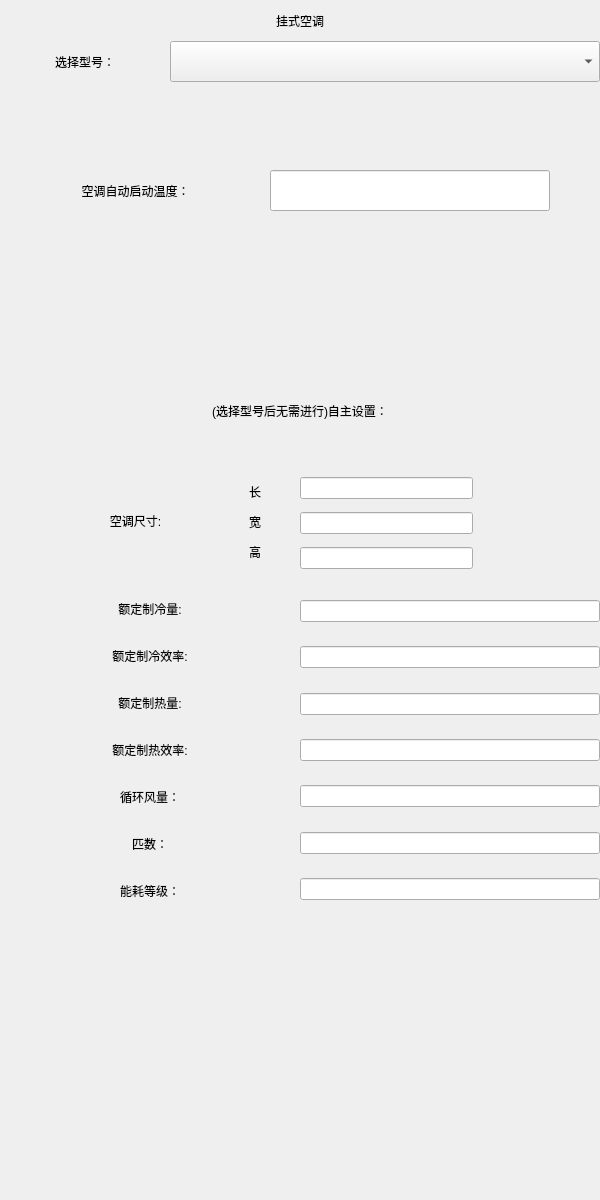
<?xml version="1.0" encoding="UTF-8"?>
<ui version="4.0">
 <class>designair</class>
 <widget class="QWidget" name="designair">
  <property name="geometry">
   <rect>
    <x>0</x>
    <y>0</y>
    <width>600</width>
    <height>1200</height>
   </rect>
  </property>
  <property name="windowTitle">
   <string>Form</string>
  </property>
  <widget class="QWidget" name="widget" native="true">
   <property name="enabled">
    <bool>true</bool>
   </property>
   <property name="geometry">
    <rect>
     <x>0</x>
     <y>0</y>
     <width>600</width>
     <height>1200</height>
    </rect>
   </property>
   <widget class="QWidget" name="sizedesign" native="true">
    <property name="geometry">
     <rect>
      <x>300</x>
      <y>470</y>
      <width>173</width>
      <height>106</height>
     </rect>
    </property>
    <layout class="QVBoxLayout" name="verticalLayout">
     <item>
      <widget class="UnitQLineEdit" name="lineEdit">
       <property name="styleSheet">
        <string notr="true"/>
       </property>
       <property name="text">
        <string notr="true"/>
       </property>
       <property name="alignment">
        <set>Qt::AlignLeading|Qt::AlignLeft|Qt::AlignVCenter</set>
       </property>
       <property name="readOnly">
        <bool>false</bool>
       </property>
      </widget>
     </item>
     <item>
      <widget class="UnitQLineEdit" name="lineEdit_2">
       <property name="styleSheet">
        <string notr="true"/>
       </property>
       <property name="text">
        <string notr="true"/>
       </property>
       <property name="alignment">
        <set>Qt::AlignLeading|Qt::AlignLeft|Qt::AlignVCenter</set>
       </property>
       <property name="readOnly">
        <bool>false</bool>
       </property>
      </widget>
     </item>
     <item>
      <widget class="UnitQLineEdit" name="lineEdit_3">
       <property name="styleSheet">
        <string notr="true"/>
       </property>
       <property name="text">
        <string notr="true"/>
       </property>
       <property name="alignment">
        <set>Qt::AlignLeading|Qt::AlignLeft|Qt::AlignVCenter</set>
       </property>
       <property name="readOnly">
        <bool>false</bool>
       </property>
      </widget>
     </item>
    </layout>
   </widget>
   <widget class="QLabel" name="label_2">
    <property name="geometry">
     <rect>
      <x>240</x>
      <y>480</y>
      <width>30</width>
      <height>24</height>
     </rect>
    </property>
    <property name="styleSheet">
     <string notr="true">font: 18pt &quot;楷体&quot;;</string>
    </property>
    <property name="text">
     <string>长</string>
    </property>
    <property name="alignment">
     <set>Qt::AlignCenter</set>
    </property>
   </widget>
   <widget class="QLabel" name="label_6">
    <property name="geometry">
     <rect>
      <x>240</x>
      <y>510</y>
      <width>30</width>
      <height>24</height>
     </rect>
    </property>
    <property name="styleSheet">
     <string notr="true">font: 18pt &quot;楷体&quot;;</string>
    </property>
    <property name="text">
     <string>宽</string>
    </property>
    <property name="alignment">
     <set>Qt::AlignCenter</set>
    </property>
   </widget>
   <widget class="QLabel" name="label">
    <property name="geometry">
     <rect>
      <x>70</x>
      <y>500</y>
      <width>131</width>
      <height>41</height>
     </rect>
    </property>
    <property name="styleSheet">
     <string notr="true">font: 18pt &quot;楷体&quot;;</string>
    </property>
    <property name="text">
     <string>空调尺寸:</string>
    </property>
    <property name="alignment">
     <set>Qt::AlignCenter</set>
    </property>
   </widget>
   <widget class="QLabel" name="label_10">
    <property name="geometry">
     <rect>
      <x>0</x>
      <y>41</y>
      <width>170</width>
      <height>41</height>
     </rect>
    </property>
    <property name="styleSheet">
     <string notr="true">font: 18pt &quot;楷体&quot;;</string>
    </property>
    <property name="text">
     <string>选择型号：</string>
    </property>
    <property name="alignment">
     <set>Qt::AlignCenter</set>
    </property>
   </widget>
   <widget class="QLabel" name="label_13">
    <property name="geometry">
     <rect>
      <x>0</x>
      <y>390</y>
      <width>600</width>
      <height>41</height>
     </rect>
    </property>
    <property name="styleSheet">
     <string notr="true">font: 18pt &quot;楷体&quot;;</string>
    </property>
    <property name="text">
     <string>(选择型号后无需进行)自主设置：</string>
    </property>
    <property name="alignment">
     <set>Qt::AlignCenter</set>
    </property>
   </widget>
   <widget class="QWidget" name="widget_2" native="true">
    <property name="geometry">
     <rect>
      <x>0</x>
      <y>600</y>
      <width>300</width>
      <height>300</height>
     </rect>
    </property>
    <layout class="QVBoxLayout" name="verticalLayout_2">
     <item>
      <widget class="QLabel" name="label_3">
       <property name="styleSheet">
        <string notr="true">font: 18pt &quot;楷体&quot;;</string>
       </property>
       <property name="text">
        <string>额定制冷量:</string>
       </property>
       <property name="alignment">
        <set>Qt::AlignCenter</set>
       </property>
      </widget>
     </item>
     <item>
      <spacer name="verticalSpacer">
       <property name="orientation">
        <enum>Qt::Vertical</enum>
       </property>
       <property name="sizeHint" stdset="0">
        <size>
         <width>20</width>
         <height>40</height>
        </size>
       </property>
      </spacer>
     </item>
     <item>
      <widget class="QLabel" name="label_4">
       <property name="styleSheet">
        <string notr="true">font: 18pt &quot;楷体&quot;;</string>
       </property>
       <property name="text">
        <string>额定制冷效率:</string>
       </property>
       <property name="alignment">
        <set>Qt::AlignCenter</set>
       </property>
      </widget>
     </item>
     <item>
      <spacer name="verticalSpacer_2">
       <property name="orientation">
        <enum>Qt::Vertical</enum>
       </property>
       <property name="sizeHint" stdset="0">
        <size>
         <width>20</width>
         <height>40</height>
        </size>
       </property>
      </spacer>
     </item>
     <item>
      <widget class="QLabel" name="label_5">
       <property name="styleSheet">
        <string notr="true">font: 18pt &quot;楷体&quot;;</string>
       </property>
       <property name="text">
        <string>额定制热量:</string>
       </property>
       <property name="alignment">
        <set>Qt::AlignCenter</set>
       </property>
      </widget>
     </item>
     <item>
      <spacer name="verticalSpacer_3">
       <property name="orientation">
        <enum>Qt::Vertical</enum>
       </property>
       <property name="sizeHint" stdset="0">
        <size>
         <width>20</width>
         <height>40</height>
        </size>
       </property>
      </spacer>
     </item>
     <item>
      <widget class="QLabel" name="label_11">
       <property name="styleSheet">
        <string notr="true">font: 18pt &quot;楷体&quot;;</string>
       </property>
       <property name="text">
        <string>额定制热效率:</string>
       </property>
       <property name="alignment">
        <set>Qt::AlignCenter</set>
       </property>
      </widget>
     </item>
     <item>
      <spacer name="verticalSpacer_6">
       <property name="orientation">
        <enum>Qt::Vertical</enum>
       </property>
       <property name="sizeHint" stdset="0">
        <size>
         <width>20</width>
         <height>40</height>
        </size>
       </property>
      </spacer>
     </item>
     <item>
      <widget class="QLabel" name="label_8">
       <property name="styleSheet">
        <string notr="true">font: 18pt &quot;楷体&quot;;</string>
       </property>
       <property name="text">
        <string>循环风量：</string>
       </property>
       <property name="alignment">
        <set>Qt::AlignCenter</set>
       </property>
      </widget>
     </item>
     <item>
      <spacer name="verticalSpacer_4">
       <property name="orientation">
        <enum>Qt::Vertical</enum>
       </property>
       <property name="sizeHint" stdset="0">
        <size>
         <width>20</width>
         <height>40</height>
        </size>
       </property>
      </spacer>
     </item>
     <item>
      <widget class="QLabel" name="label_9">
       <property name="styleSheet">
        <string notr="true">font: 18pt &quot;楷体&quot;;</string>
       </property>
       <property name="text">
        <string>匹数：</string>
       </property>
       <property name="alignment">
        <set>Qt::AlignCenter</set>
       </property>
      </widget>
     </item>
     <item>
      <spacer name="verticalSpacer_5">
       <property name="orientation">
        <enum>Qt::Vertical</enum>
       </property>
       <property name="sizeHint" stdset="0">
        <size>
         <width>20</width>
         <height>40</height>
        </size>
       </property>
      </spacer>
     </item>
     <item>
      <widget class="QLabel" name="label_12">
       <property name="styleSheet">
        <string notr="true">font: 18pt &quot;楷体&quot;;</string>
       </property>
       <property name="text">
        <string>能耗等级：</string>
       </property>
       <property name="alignment">
        <set>Qt::AlignCenter</set>
       </property>
      </widget>
     </item>
    </layout>
   </widget>
   <widget class="QWidget" name="widget_3" native="true">
    <property name="geometry">
     <rect>
      <x>300</x>
      <y>600</y>
      <width>300</width>
      <height>300</height>
     </rect>
    </property>
    <layout class="QVBoxLayout" name="verticalLayout_3">
     <item>
      <widget class="UnitQLineEdit" name="lineEdit_4">
       <property name="styleSheet">
        <string notr="true"/>
       </property>
       <property name="text">
        <string notr="true"/>
       </property>
       <property name="alignment">
        <set>Qt::AlignLeading|Qt::AlignLeft|Qt::AlignVCenter</set>
       </property>
       <property name="readOnly">
        <bool>false</bool>
       </property>
      </widget>
     </item>
     <item>
      <spacer name="verticalSpacer_9">
       <property name="orientation">
        <enum>Qt::Vertical</enum>
       </property>
       <property name="sizeHint" stdset="0">
        <size>
         <width>20</width>
         <height>40</height>
        </size>
       </property>
      </spacer>
     </item>
     <item>
      <widget class="UnitQLineEdit" name="lineEdit_5">
       <property name="styleSheet">
        <string notr="true"/>
       </property>
       <property name="text">
        <string notr="true"/>
       </property>
       <property name="alignment">
        <set>Qt::AlignLeading|Qt::AlignLeft|Qt::AlignVCenter</set>
       </property>
       <property name="readOnly">
        <bool>false</bool>
       </property>
      </widget>
     </item>
     <item>
      <spacer name="verticalSpacer_10">
       <property name="orientation">
        <enum>Qt::Vertical</enum>
       </property>
       <property name="sizeHint" stdset="0">
        <size>
         <width>20</width>
         <height>40</height>
        </size>
       </property>
      </spacer>
     </item>
     <item>
      <widget class="UnitQLineEdit" name="lineEdit_6">
       <property name="styleSheet">
        <string notr="true"/>
       </property>
       <property name="text">
        <string notr="true"/>
       </property>
       <property name="alignment">
        <set>Qt::AlignLeading|Qt::AlignLeft|Qt::AlignVCenter</set>
       </property>
       <property name="readOnly">
        <bool>false</bool>
       </property>
      </widget>
     </item>
     <item>
      <spacer name="verticalSpacer_7">
       <property name="orientation">
        <enum>Qt::Vertical</enum>
       </property>
       <property name="sizeHint" stdset="0">
        <size>
         <width>20</width>
         <height>40</height>
        </size>
       </property>
      </spacer>
     </item>
     <item>
      <widget class="UnitQLineEdit" name="lineEdit_7">
       <property name="styleSheet">
        <string notr="true"/>
       </property>
       <property name="text">
        <string notr="true"/>
       </property>
       <property name="alignment">
        <set>Qt::AlignLeading|Qt::AlignLeft|Qt::AlignVCenter</set>
       </property>
       <property name="readOnly">
        <bool>false</bool>
       </property>
      </widget>
     </item>
     <item>
      <spacer name="verticalSpacer_11">
       <property name="orientation">
        <enum>Qt::Vertical</enum>
       </property>
       <property name="sizeHint" stdset="0">
        <size>
         <width>20</width>
         <height>40</height>
        </size>
       </property>
      </spacer>
     </item>
     <item>
      <widget class="UnitQLineEdit" name="lineEdit_8">
       <property name="styleSheet">
        <string notr="true"/>
       </property>
       <property name="text">
        <string notr="true"/>
       </property>
       <property name="alignment">
        <set>Qt::AlignLeading|Qt::AlignLeft|Qt::AlignVCenter</set>
       </property>
       <property name="readOnly">
        <bool>false</bool>
       </property>
      </widget>
     </item>
     <item>
      <spacer name="verticalSpacer_12">
       <property name="orientation">
        <enum>Qt::Vertical</enum>
       </property>
       <property name="sizeHint" stdset="0">
        <size>
         <width>20</width>
         <height>40</height>
        </size>
       </property>
      </spacer>
     </item>
     <item>
      <widget class="UnitQLineEdit" name="lineEdit_9">
       <property name="styleSheet">
        <string notr="true"/>
       </property>
       <property name="text">
        <string notr="true"/>
       </property>
       <property name="alignment">
        <set>Qt::AlignLeading|Qt::AlignLeft|Qt::AlignVCenter</set>
       </property>
       <property name="readOnly">
        <bool>false</bool>
       </property>
      </widget>
     </item>
     <item>
      <spacer name="verticalSpacer_8">
       <property name="orientation">
        <enum>Qt::Vertical</enum>
       </property>
       <property name="sizeHint" stdset="0">
        <size>
         <width>20</width>
         <height>40</height>
        </size>
       </property>
      </spacer>
     </item>
     <item>
      <widget class="UnitQLineEdit" name="lineEdit_10">
       <property name="styleSheet">
        <string notr="true"/>
       </property>
       <property name="text">
        <string notr="true"/>
       </property>
       <property name="alignment">
        <set>Qt::AlignLeading|Qt::AlignLeft|Qt::AlignVCenter</set>
       </property>
       <property name="readOnly">
        <bool>false</bool>
       </property>
      </widget>
     </item>
    </layout>
   </widget>
   <widget class="QLabel" name="label_14">
    <property name="geometry">
     <rect>
      <x>240</x>
      <y>540</y>
      <width>30</width>
      <height>24</height>
     </rect>
    </property>
    <property name="styleSheet">
     <string notr="true">font: 18pt &quot;楷体&quot;;</string>
    </property>
    <property name="text">
     <string>高</string>
    </property>
    <property name="alignment">
     <set>Qt::AlignCenter</set>
    </property>
   </widget>
   <widget class="QLabel" name="label_15">
    <property name="geometry">
     <rect>
      <x>0</x>
      <y>0</y>
      <width>600</width>
      <height>41</height>
     </rect>
    </property>
    <property name="styleSheet">
     <string notr="true">font: 18pt &quot;楷体&quot;;</string>
    </property>
    <property name="text">
     <string>挂式空调</string>
    </property>
    <property name="alignment">
     <set>Qt::AlignCenter</set>
    </property>
   </widget>
   <widget class="QComboBox" name="comboBox">
    <property name="geometry">
     <rect>
      <x>170</x>
      <y>41</y>
      <width>430</width>
      <height>41</height>
     </rect>
    </property>
    <property name="styleSheet">
     <string notr="true">font: 18pt &quot;楷体&quot;;</string>
    </property>
   </widget>
   <widget class="QLabel" name="label_16">
    <property name="geometry">
     <rect>
      <x>0</x>
      <y>170</y>
      <width>271</width>
      <height>41</height>
     </rect>
    </property>
    <property name="styleSheet">
     <string notr="true">font: 18pt &quot;楷体&quot;;</string>
    </property>
    <property name="text">
     <string>空调自动启动温度：</string>
    </property>
    <property name="alignment">
     <set>Qt::AlignCenter</set>
    </property>
   </widget>
   <widget class="UnitQLineEdit" name="lineEdit_11">
    <property name="geometry">
     <rect>
      <x>270</x>
      <y>170</y>
      <width>280</width>
      <height>41</height>
     </rect>
    </property>
    <property name="styleSheet">
     <string notr="true">font: 18pt &quot;楷体&quot;;</string>
    </property>
    <property name="text">
     <string notr="true"/>
    </property>
    <property name="alignment">
     <set>Qt::AlignLeading|Qt::AlignLeft|Qt::AlignVCenter</set>
    </property>
    <property name="readOnly">
     <bool>false</bool>
    </property>
   </widget>
  </widget>
 </widget>
 <customwidgets>
  <customwidget>
   <class>UnitQLineEdit</class>
   <extends>QLineEdit</extends>
   <header location="global">unitqlinedit.h</header>
  </customwidget>
 </customwidgets>
 <resources/>
 <connections/>
</ui>
